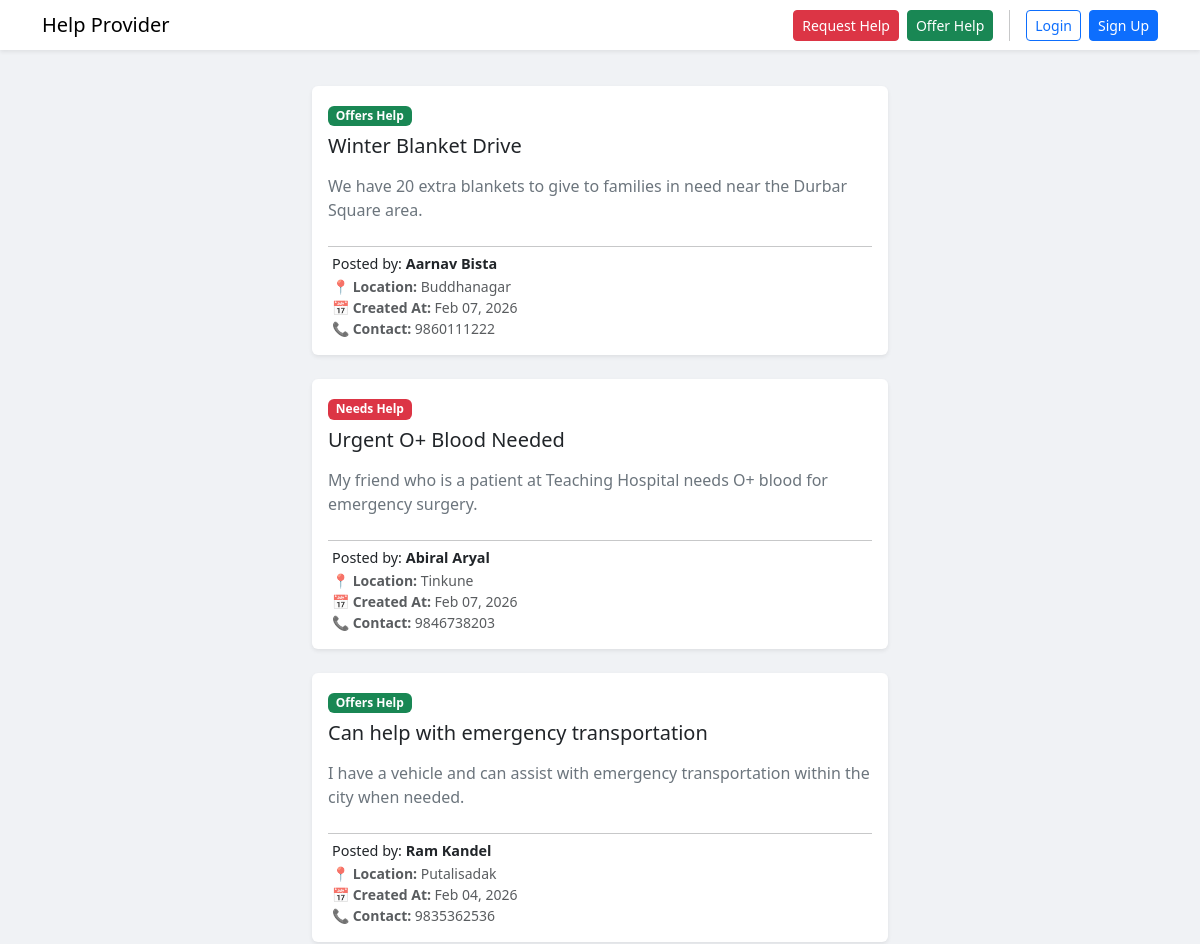
/help_provider/ (upper part), run on an earlier commit of the app's database.
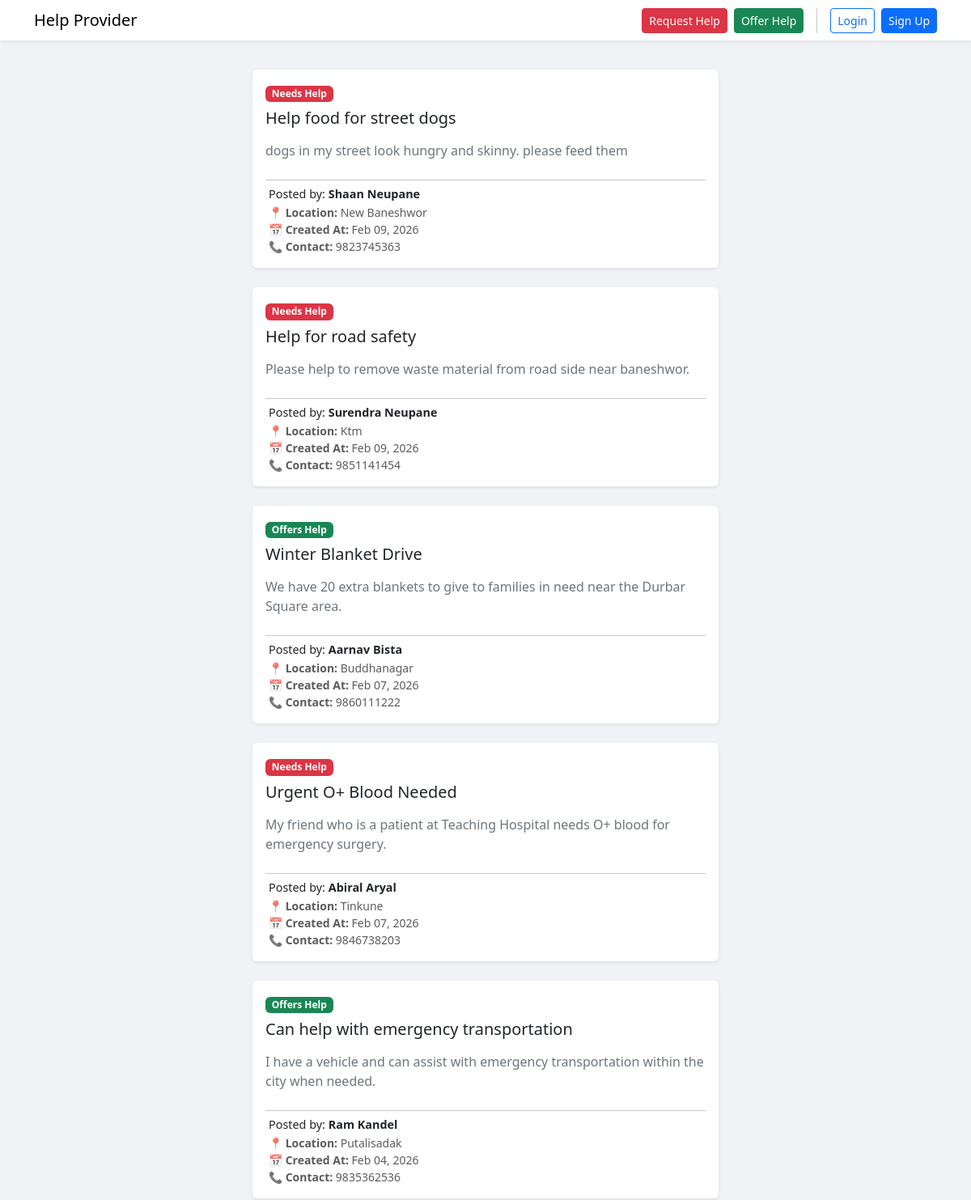
And on a later commit of the database.
### help_provider/models.py (models this page shows, shortened)
class HelpPost(models.Model):
    HELP_TYPE = [
        ('need', 'Need Help'),
        ('offer', 'Offer Help'),
    ]
    PRIORITY_CHOICES = [
        (1, 'Emergency'),
        (2, 'Medium'),
        (3, 'Low'),
    ]
    STATUS_CHOICES = [
        (0, 'Open'),
        (1, 'In Progress'),
        (2, 'Closed'),
    ]
    title = models.CharField(max_length=100)
    description = models.TextField()
    category = models.ForeignKey(Category, on_delete=models.CASCADE, null=True, blank=True)
    priority = models.IntegerField(choices=PRIORITY_CHOICES, default=1)
    city = models.CharField(max_length=50, default='kathmandu')
    location = PlainLocationField(based_fields=['city'], zoom=7)
    contact = models.CharField(max_length=100)
    status = models.IntegerField(choices=STATUS_CHOICES, default=0)
    help_type = models.CharField(max_length=10, choices=HELP_TYPE)
    user = models.ForeignKey(User, on_delete=models.CASCADE, null=True, blank=True)
    created_at = models.DateTimeField(auto_now_add=True)

class Profile(models.Model):
    user = models.OneToOneField(User, on_delete=models.CASCADE)
    roleid = models.IntegerField(choices=[(1, 'Admin'), (2, 'Public')], default=2)
    category = models.ForeignKey(Category, on_delete=models.SET_NULL, null=True, blank=True)
    genderid = models.IntegerField(choices=[(1, 'Male'), (2, 'Female'), (3, 'Other')], null=True, blank=True)
    contact = models.CharField(max_length=15, blank=True)
    address = models.CharField(max_length=200, blank=True)

### help_provider/views.py (the view)
# urls.py: path('', views.home, name='home'),
def home(request):
    posts = HelpPost.objects.select_related('user', 'user__profile') \
    .exclude(status=2) \
    .order_by('-created_at')
    return render(request, 'home.html', {'posts': posts})

### help_provider/templates/home.html (shortened to what this page needs)
<!doctype html>
<html lang="en">
{% load static %}
<head>
    <link rel="stylesheet" href="https://cdn.jsdelivr.net/npm/bootstrap-icons@1.11.1/font/bootstrap-icons.css">
    <link href="https://cdn.jsdelivr.net/npm/bootstrap@5.3.2/dist/css/bootstrap.min.css" rel="stylesheet">
</head>
<body>
    <nav class="navbar navbar-light bg-white shadow-sm mb-3" id="navbar">
        <div class="container">
            <a class="navbar-brand mb-0 h1" href="{% url 'home' %}">Help Provider</a>
            <div class="d-flex align-items-center">
                <a href="{% url 'create_post' 'need' %}" class="btn btn-danger btn-sm me-2">Request Help</a>
                <a href="{% url 'create_post' 'offer' %}" class="btn btn-success btn-sm me-3">Offer Help</a>
                {% if user.is_authenticated %}
                <span class="navbar-text me-3 small">
                    Hi, <strong>{{ user.username }}</strong>
                </span>
                <form action="{% url 'logout' %}" method="post" style="display:inline;">
                    {% csrf_token %}
                    <button type="submit" class="btn btn-outline-secondary btn-sm">Logout</button>
                </form>
                {% else %}
                <a href="{% url 'login' %}" class="btn btn-outline-primary btn-sm me-2">Login</a>
                <a href="{% url 'signup' %}" class="btn btn-primary btn-sm">Sign Up</a>
                {% endif %}
            </div>
        </div>
    </nav>
    <div class="container">
        <div class="row justify-content-center">
            <div class="feed-wrapper">
                {% for post in posts %}
                <div class="card shadow-sm p-3 mb-4 bg-white rounded">
                    <div class="d-flex justify-content-between align-items-start">
                        <div>
                            {% if post.help_type == "need" %}
                            <span class="badge bg-danger mb-2">Needs Help</span>
                            {% else %}
                            <span class="badge bg-success mb-2">Offers Help</span>
                            {% endif %}
                            <h3 class="h5">{{ post.title }}</h3>
                        </div>
                    </div>
                    <p class="text-secondary mt-2">{{ post.description }}</p>
                    <hr class="my-2">
                    <div class="user-info d-flex align-items-center">
                        <div class="ms-1">
                            <h6 class="mb-1" style="font-size: 0.9rem;">
                                Posted by: <strong>{{ post.user.get_full_name|default:post.user.username }}</strong>
                            </h6>
                            <div class="text-muted small">
                                📍 <strong>Location:</strong>
                                {{ post.user.profile.address|default:post.city|default:"Not provided" }}
                                <br>
                                📅 <strong>Created At:</strong>
                                {{ post.created_at|date:"M d, Y" }}
                                <br>
                                📞 <strong>Contact:</strong>
                                {{ post.user.profile.contact|default:post.contact|default:"Not provided" }}
                            </div>
                        </div>
                    </div>
                </div>
                {% empty %}
                <div class="text-center mt-5">
                    <p class="text-muted">No posts available yet. Be the first to ask for or offer help!</p>
                </div>
                {% endfor %}
            </div>
        </div>
    </div>
</body>
</html>

What changed in the data, as far as the page shows it:
added HelpPost: help_type "Needs Help", title "Help food for street dogs", description "dogs in my street look hungry and skinny. please feed them", user.get_full_name "Shaan Neupane", user.profile.address "New Baneshwor", created_at "Feb 09, 2026", user.profile.contact "9823745363"
added HelpPost: help_type "Needs Help", title "Help for road safety", description "Please help to remove waste material from road side near baneshwor.", user.get_full_name "Surendra Neupane", user.profile.address "Ktm", created_at "Feb 09, 2026", user.profile.contact "9851141454"
